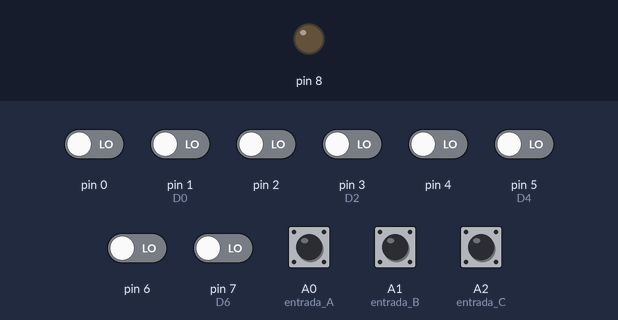
The sketch below on a simulated Arduino Uno, built with avr-gcc and run on an emulated ATmega328P. On the bench: output pins drawn as LEDs (lit = HIGH). The inputs (shaded band) are chosen by the test bench; at power-on: A0 (entrada_A), A1 (entrada_B), A2 (entrada_C) HIGH, pin 0, pin 1 (D0), pin 2, pin 3 (D2), pin 4, pin 5 (D4), pin 6, pin 7 (D6) LOW.

Above: at 1.2 s.
1.3 s: pin 7 (D6) driven HIGH
At 1.7 s:
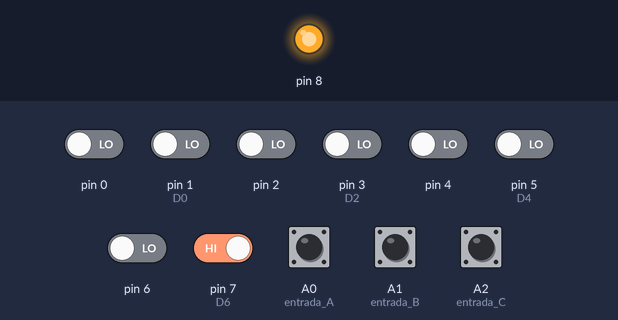
2.8 s: pin 7 (D6) driven LOW
At 4.1 s:
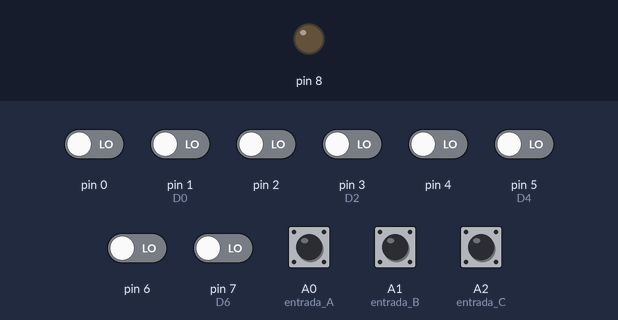
Timing chart, 0 to 5.8 s (numbered marks = the images above; inputs shaded):
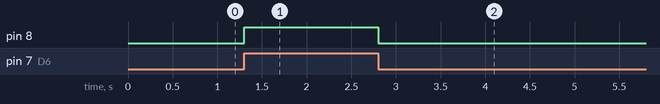

The sketch:

MX8A1.ino
```cpp
//Autor:Dario Jorge Iglesias
boolean C,B,A,D0,D1,D2,D3,D4,D5,D6,D7,Y;
void setup(){
 pinMode(0,INPUT);pinMode(1,INPUT);//D0, D1
 pinMode(2,INPUT);pinMode(3,INPUT);//D2, D3
 pinMode(4,INPUT);pinMode(5,INPUT);//D4, D5
 pinMode(6,INPUT);pinMode(7,INPUT);//D6, D7
 pinMode(A2,INPUT_PULLUP);//entrada C
 pinMode(A1,INPUT_PULLUP);//entrada B
 pinMode(A0,INPUT_PULLUP);//entrada A
 pinMode(8,OUTPUT);}//salida Y
void loop(){
C=digitalRead(A2);//Variables de control
B=digitalRead(A1);
A=digitalRead(A0);
D0=digitalRead(0);//Canales de entrada
D1=digitalRead(1);D2=digitalRead(2);
D3=digitalRead(3);D4=digitalRead(4);
D5=digitalRead(5);D6=digitalRead(6);
D7=digitalRead(7);//último canal
Y=(D0&!C&!B&!A)|(D1&!C&!B&A)|(D2&!C&B&!A)|
(D3&!C&B&A)| (D4&C&!B&!A)|(D5&C&!B&A)|
(D6&C&B&!A)|(D7&C&B&A);//Función Mx
digitalWrite(8,Y);};//Salida Mx
```

Measured:
- after the input at 1.3 s, pin 8: LOW → HIGH at once
- after the input at 2.8 s, pin 8: HIGH → LOW at once
